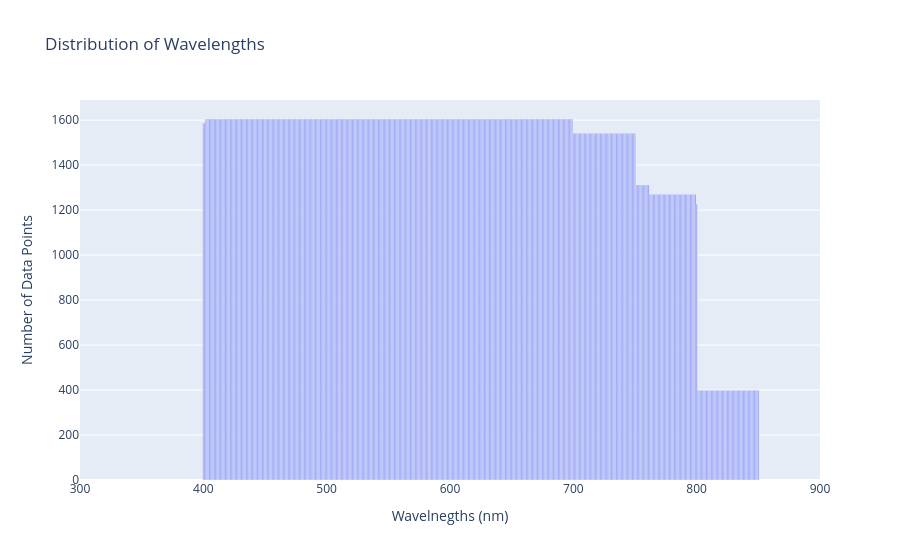

Notebook code cell kept with this figure:
### Code cell
grouped = year_test.groupby(['wavelength']).size().reset_index(name='DataPoints')
# Create bar chart
fig = px.bar(grouped,x='wavelength', y='DataPoints', title='Distribution of Wavelengths',
             labels={'wavelength': 'Wavelnegths (nm)', 'DataPoints': 'Number of Data Points', 'metadata': 'Metadata'},)
fig.update_xaxes(range=[300,900])
fig.update_layout(barmode='stack')  # ensures stacking
fig.show()

### Figure 1 — Plotly figure (JSON) as saved in the notebook; plotly's stock layout.template omitted (floating-point values rounded to 4 significant figures; data arrays with more than 128 entries replaced by an {"elided": "..."} marker saying what was removed)
{"data": [{"hovertemplate": "Wavelnegths (nm)=%{x}<br>Number of Data Points=%{y}<extra></extra>", "legendgroup": "", "marker": {"color": "#636efa", "pattern": {"shape": ""}}, "name": "", "orientation": "v", "showlegend": false, "textposition": "auto", "type": "bar", "x": {"elided": "451 int values"}, "xaxis": "x", "y": {"elided": "451 int values"}, "yaxis": "y"}], "layout": {"autosize": true, "barmode": "stack", "legend": {"tracegroupgap": 0}, "title": {"text": "Distribution of Wavelengths"}, "xaxis": {"anchor": "y", "domain": [0, 1], "range": [300, 900], "title": {"text": "Wavelnegths (nm)"}, "type": "linear"}, "yaxis": {"anchor": "x", "autorange": true, "domain": [0, 1], "range": [0, 1689.0], "title": {"text": "Number of Data Points"}, "type": "linear"}}}
